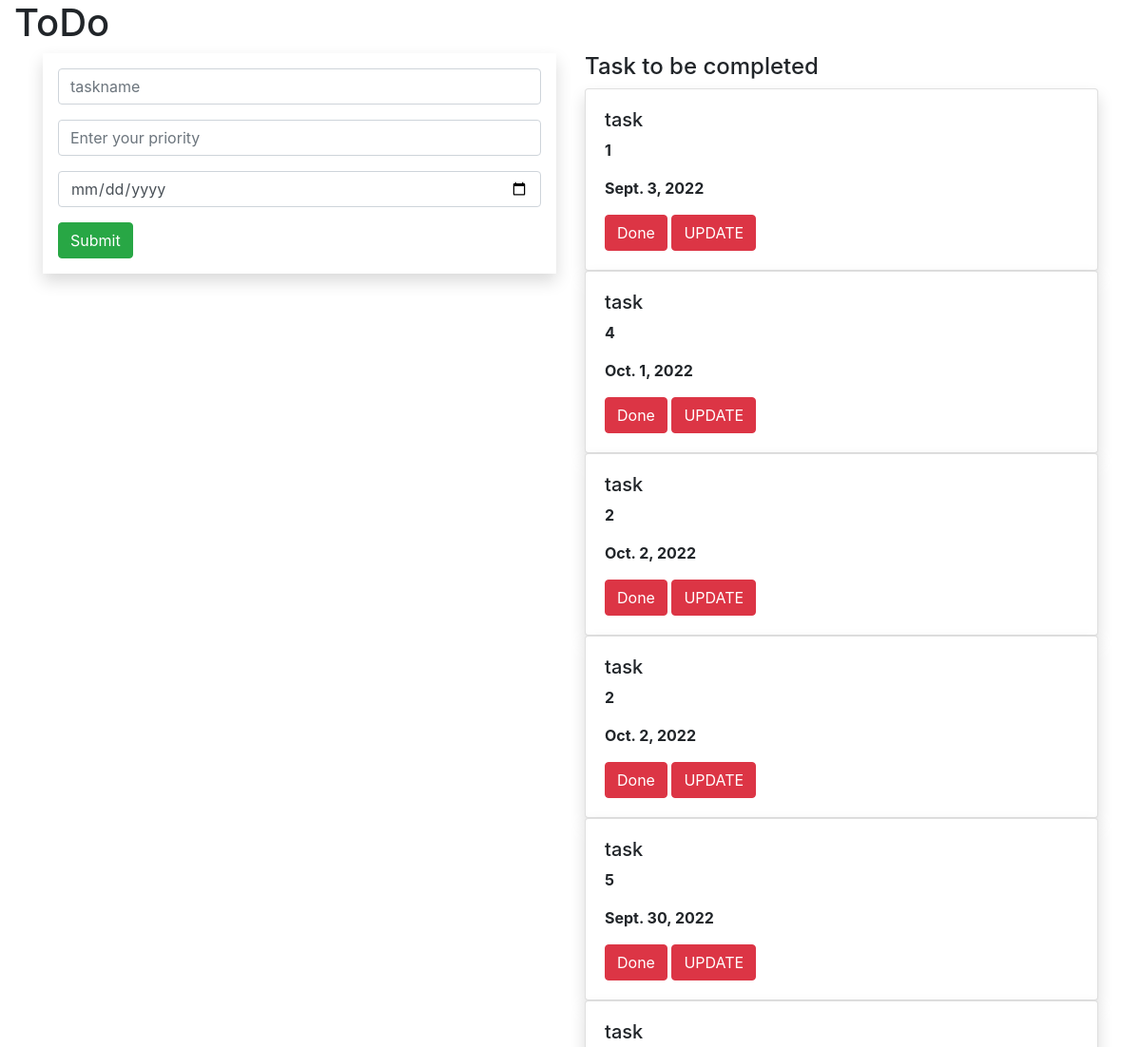
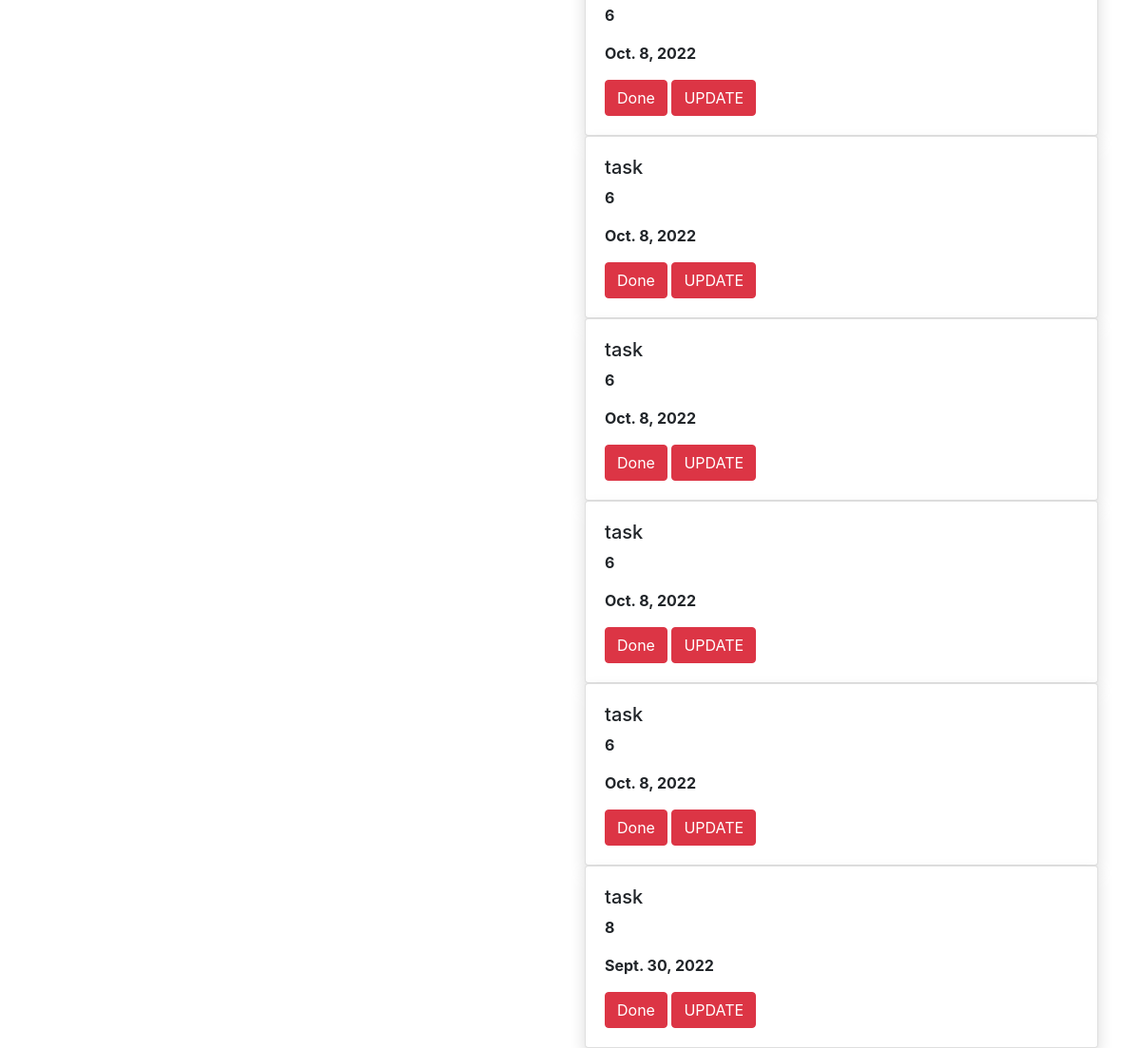
The page / on the database its author committed (2 pictures, top to bottom).
### todoapp/models.py (models this page shows, shortened)
class  Task(models.Model):
    objects = None
    name=models.CharField(max_length=250)
    priority=models.IntegerField()
    date=models.DateField()

### todoapp/views.py (the view)
# urls.py: path('',views.demo,name="demo"),
def demo(request):
    task1 = Task.objects.all()
    if request.method == "POST":
        name = request.POST.get('task', '')
        priority = request.POST.get('priority', '')
        date=request.POST.get('date','')
        task = Task(name=name, priority=priority,date=date)
        task.save()
    return render(request, 'home.html', {'task1': task1})

### templates/home.html (shortened to what this page needs)
{% extends 'base.html' %}
{% block content %}
<div class="container-fluid">
    <div class="row">
        <div class="col-md-12">
             <h1>ToDo</h1>
        </div>
    </div>
</div>
<div class="container">
    <div class="row">
        <div   class="col-md-6">
              <form method="POST" class="p-3 shadow">
                    <div  class="form-group">
                        <input type="text" class="form-control" name="task" placeholder="taskname">
                    </div>
                    <div   class="form-group">
                        <input type="text" class="form-control" name="priority" placeholder="Enter your priority">
                    </div>
                          <div   class="form-group">
                        <input type="date" class="form-control" name="date" placeholder="Enter your date">
                          </div>
                                   <input type="submit" class="btn btn-success">
                       </form>
                      </div>
                              <div class="col-md-6">
                                   <h4>Task to be completed</h4>
                               {% for i in task1 %}
                                             <div class="shadow card">
                                             <div class="card-body">
                                            <h5 class="card-tittle">{{i.name}}</h5>
                                            <p><b>{{i.priority}}</b></p>
                                            <p><b>{{i.date}}</b></p>
                                            <a class="btn btn-danger" href="{% url 'delete' i.id %}">Done</a>
                                            <a class="btn btn-danger" href="{% url 'update' i.id %}">UPDATE</a>
                                            </div>
                                            </div>
                                  {% endfor %}
                              </div>
    </div>
 {% endblock %}

### templates/base.html (shortened to what this page needs)
{% load static %}
<!DOCTYPE html>
<html lang="en">
<head>
    <link rel="stylesheet" href="https://cdn.jsdelivr.net/npm/bootstrap@4.6.2/dist/css/bootstrap.min.css">
    <link rel="stylesheet" href="{% static 'style.css'%}">
</head>
<body>
{% block content %}
{% endblock %}
</body>
</html>

### rows shown on the page
Task: name "task", priority "1", date "Sept. 3, 2022"
Task: name "task", priority "4", date "Oct. 1, 2022"
Task: name "task", priority "2", date "Oct. 2, 2022"
Task: name "task", priority "2", date "Oct. 2, 2022"
Task: name "task", priority "5", date "Sept. 30, 2022"
Task: name "task", priority "6", date "Oct. 8, 2022"
Task: name "task", priority "6", date "Oct. 8, 2022"
Task: name "task", priority "6", date "Oct. 8, 2022"
Task: name "task", priority "6", date "Oct. 8, 2022"
Task: name "task", priority "6", date "Oct. 8, 2022"
Task: name "task", priority "8", date "Sept. 30, 2022"
